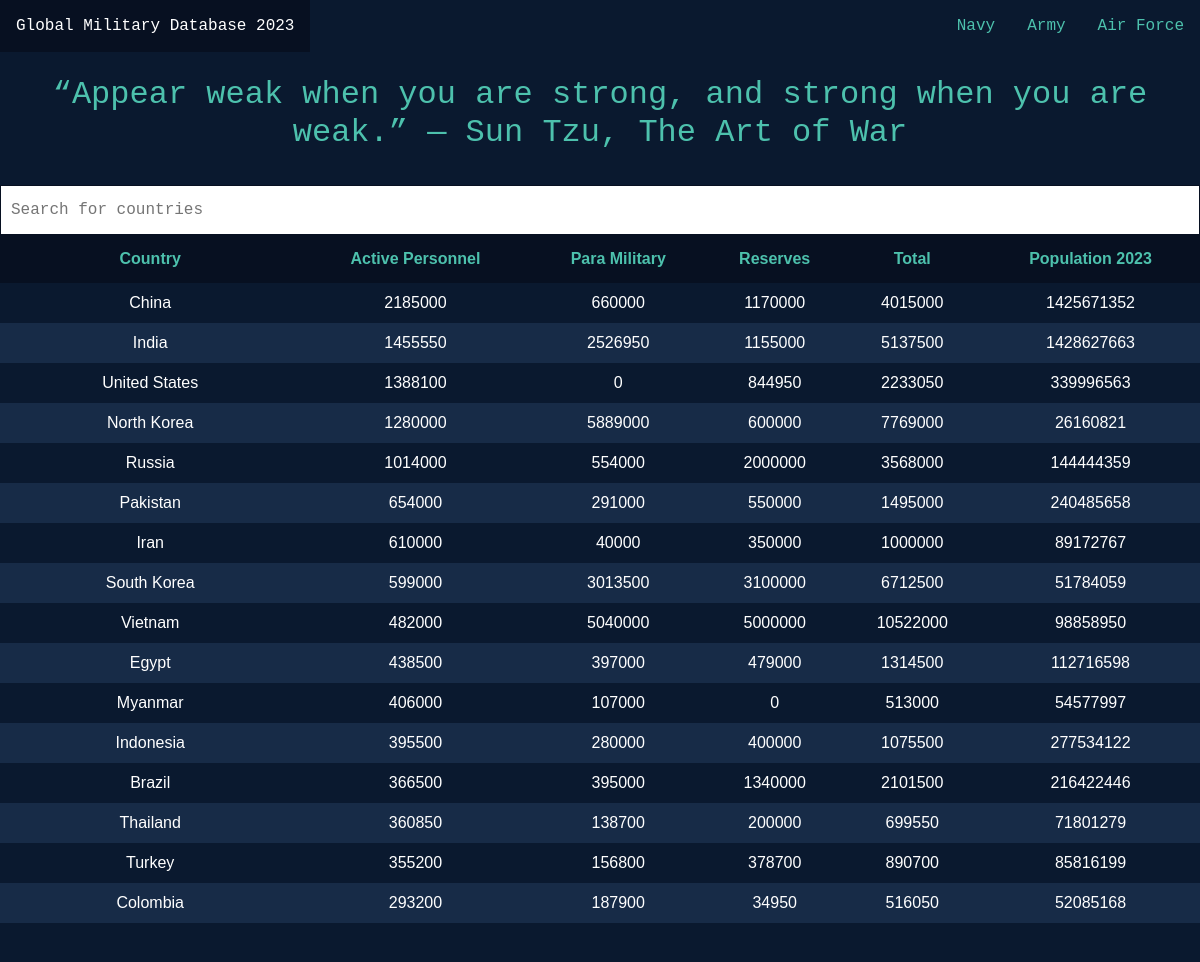
The app's page /army with its own data.
### tables this page shows
CREATE TABLE arm (
  country TEXT,
  active INT,
  para INT,
  reserves INT,
  total INT,
  population INT
);

### app.py (the view)
@app.route("/army")
def army():
    army_data = db.execute("select * from arm")
    return render_template("army.html", army_data = army_data)

### app.py (called while the page is built)
@app.after_request
def after_request(response):
    response.headers["Cache-Control"] = "no-cache, no-store, must-revalidate"
    response.headers["Expires"] = 0
    response.headers["Pragma"] = "no-cache"
    return response

### templates/army.html
{% extends "layout.html" %}
{% block body %}
<br>
<h2>“Appear weak when you are strong, and strong when you are weak.”
― Sun Tzu, The Art of War</h2>
<br>
<input type="text" id="srch" onkeyup="myFunction()" placeholder="Search for countries">
    <div class="tableFixHead">
        <table data-toggle="table" id="navy_table">
            <thead>
                <tr>
                    <th data-sortable="true">Country</th>
                    <th data-sortable="true">Active Personnel</th>
                    <th data-sortable="true">Para Military</th>
                    <th data-sortable="true">Reserves</th>
                    <th data-sortable="true">Total</th>
                    <th data-sortable="true">Population 2023</th>
                </tr>
            </thead>
            <tbody>
                {% for i in army_data %}
                    <tr>
                        <td>{{ i.country }}</td>
                        <td>{{ i.active }}</td>
                        <td>{{ i.para }}</td>
                        <td>{{ i.reserves }}</td>
                        <td>{{ i.total }}</td>
                        <td>{{ i.population }}</td>
                    </tr>
                {% endfor %}
            </tbody>
        </table>
    </div>
{% endblock %}

### static/styles.css (style rules this page uses)
.tableFixHead { overflow-y: auto; height: 700px; }
.tableFixHead thead th { position: sticky; top: 0px; }
#navy_table { font-family: Arial, Helvetica, sans-serif; color: white; border-collapse: collapse; width: 100%; background-color: #0A192F }
#navy_table td, #navy_table th { padding: 8px; }
#navy_table tr:nth-child(even) { background-color: #172B47; }
#navy_table th { padding-top: 12px; padding-bottom: 12px; text-align: center; background-color: #071021; color: #4DC1AD; }
#srch { background-color: white; border: 1px solid #071021; width: 100%; font-size: 16px; padding: 12px 20px 12px 10px; color: #4DC1AD; }
body { background-color: #0A192F; color: #ffffff; font-family: "Courier New", Courier, monospace; font-size: 1rem; font-weight: 400; line-height: 1.5; margin: 0; text-align: center; }
h2 { color: #4DC1AD; }

### records on screen
arm: country "China", active "2185000", para "660000", reserves "1170000", total "4015000", population "1425671352"
arm: country "India", active "1455550", para "2526950", reserves "1155000", total "5137500", population "1428627663"
arm: country "United States", active "1388100", para "0", reserves "844950", total "2233050", population "339996563"
arm: country "North Korea", active "1280000", para "5889000", reserves "600000", total "7769000", population "26160821"
arm: country "Russia", active "1014000", para "554000", reserves "2000000", total "3568000", population "144444359"
arm: country "Pakistan", active "654000", para "291000", reserves "550000", total "1495000", population "240485658"
arm: country "Iran", active "610000", para "40000", reserves "350000", total "1000000", population "89172767"
arm: country "South Korea", active "599000", para "3013500", reserves "3100000", total "6712500", population "51784059"
arm: country "Vietnam", active "482000", para "5040000", reserves "5000000", total "10522000", population "98858950"
arm: country "Egypt", active "438500", para "397000", reserves "479000", total "1314500", population "112716598"
arm: country "Myanmar", active "406000", para "107000", reserves "0", total "513000", population "54577997"
arm: country "Indonesia", active "395500", para "280000", reserves "400000", total "1075500", population "277534122"
arm: country "Brazil", active "366500", para "395000", reserves "1340000", total "2101500", population "216422446"
arm: country "Thailand", active "360850", para "138700", reserves "200000", total "699550", population "71801279"
arm: country "Turkey", active "355200", para "156800", reserves "378700", total "890700", population "85816199"
arm: country "Colombia", active "293200", para "187900", reserves "34950", total "516050", population "52085168"
